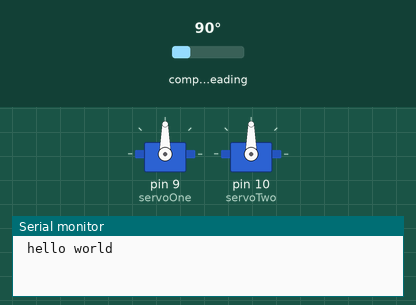
Simulated run of this sketch. Board: Arduino Uno, built with avr-gcc and run on an emulated ATmega328P. On the bench: 2 × servo, the last lines printed to the serial monitor. Wiring (inferred from the names in the program): HMC5883L compass at I2C address 0x1E. The test bench sets the inputs (shaded band); at power-on: compass heading 90°.

Above: at 0.01 s.
At 1.2 s:
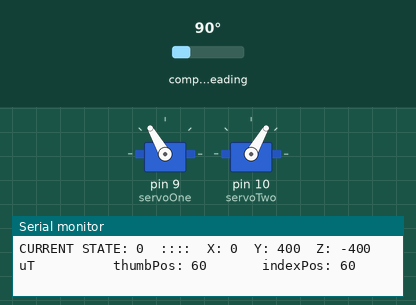
1.3 s: compass heading set to 7°
4.3 s: compass heading set to 90°
Timing chart, 0 to 7.3 s (numbered marks = the images above; inputs shaded):
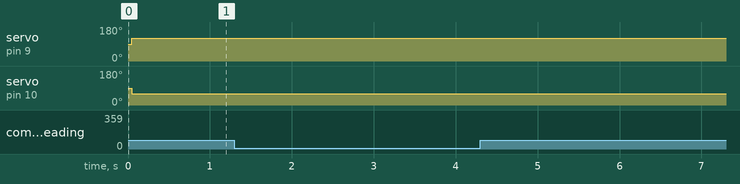

The sketch:

final_demo.ino
```cpp
/***************************************************************************
  Author: Sumner Norman
  This demonstration code will facilitate the use of the magnetometer as
  an input device that controls the output to the servos for the Robotic
  Hand Extension Device (RHED).
 ***************************************************************************/

#include <Servo.h>
#include <Wire.h>
#define address 0x1E  //0011110b, I2C 7bit address of HMC5883
Servo servoOne;       // thumb servo
Servo servoTwo;       // index finger servo

/* Global vars go here */
int state = 0;                        // state machine variable
int thumbPos = 0;                     // servo position
int indexPos = 0;                     // servo position
int x,y,z;                            // triple axis data
float lastZ = 0;                      // last Z reading from magnetometer
unsigned long lastReset = 0;          // last reset time
const float zThreshold = 200;         // change in Z needed for new position
const long resetThreshold = 1500;     // reset threshold
const int flex = 60;                  // flex servo position
const int extend = 120;               // extend servo position

int demoState = 1;                    // for demo purposes only

/******************** update magnetometer function ************************/
void updateMag(void){
  //Tell the HMC5883L where to begin reading data
  Wire.beginTransmission(address);
  Wire.write(0x03); //select register 3, X MSB register
  Wire.endTransmission();
 //Read data from each axis, 2 registers per axis
  Wire.requestFrom(address, 6);
  if(6<=Wire.available()){
    x = Wire.read()<<8;  //X msb
    x |= Wire.read();    //X lsb
    z = Wire.read()<<8;  //Z msb
    z |= Wire.read();    //Z lsb
    y = Wire.read()<<8;  //Y msb
    y |= Wire.read();    //Y lsb
  }
  //Print out values of each axis
  Serial.print("X: ");   Serial.print(x);
  Serial.print("  Y: "); Serial.print(y);
  Serial.print("  Z: "); Serial.print(z);
  Serial.print(" uT          ");
}

/******************** find maximum value of 1x3 array **********************/
int maxInd(int *dataIn){
  int  index = 0;
  for (int i=1; i<=2; i++){
    if (dataIn[i] > dataIn[i-1]){
      index = i;
    }
  }
  Serial.print("MAXIMUM INDEX IS   "); Serial.print(index);

  /* demo state machine here */
  if (demoState == 3){
    demoState = 1;
  } else {
    demoState = demoState+1;
  }
  index = demoState;
  /* end demo state machine */

  return index;
}

/******************************* setup *************************************/
void setup(void)
{
  /* Attach the servo */
  servoOne.attach(9);
  servoTwo.attach(10);

  //Initialize Serial and I2C communications
  Serial.begin(9600);
  Wire.begin();
  //Put the HMC5883 IC into the correct operating mode
  Wire.beginTransmission(address);  //open communication with HMC5883
  Wire.write(0x02);                 //select mode register
  Wire.write(0x00);                 //continuous measurement mode
  Wire.endTransmission();

  Serial.println(" hello world ");
}

/************************** main loop **************************************/
void loop(void)
{
  /* print current state (for debugging purposes) */
  Serial.print("CURRENT STATE: "); Serial.print(state); Serial.print("  ::::  ");

  /* Update the sensor readings*/
  updateMag();

  /* state machine */
  switch (state) {
    case 0: // both flexed
      thumbPos = flex;
      indexPos = flex;
      // if the ring is in proximity and we have passed the reset time...
      if(abs(z - lastZ) > zThreshold && millis()-lastReset > resetThreshold){
        lastReset = millis();     // reset timer reset
        int magVals[3] = {x, y, z};
        state = maxInd(magVals); // determine next state based on max reading
        Serial.print(", NEW STATE IS "); Serial.println(state);
      }
      break;
    case 1: // thumb flex, index extend
      thumbPos = flex;
      indexPos = extend;
      if (millis()-lastReset > resetThreshold){
        lastReset = millis();     // reset timer reset
        state = 0;
      }
      break;
    case 2: // index extend, thumb flex
      thumbPos = extend;
      indexPos = flex;
      if (millis()-lastReset > resetThreshold){
        lastReset = millis();     // reset timer reset
        state = 0;
      }
      break;
    case 3: // both extended
      thumbPos = extend;
      indexPos = extend;
      if (millis()-lastReset > resetThreshold){
        lastReset = millis();     // reset timer reset
        state = 0;
      }
      break;
    default :
      state = 0;
    break;
  }

  /* update servo position */
  Serial.print("thumbPos: "); Serial.print(thumbPos); Serial.print("       ");
  Serial.print("indexPos: "); Serial.print(indexPos); Serial.println(" ");
  // swap thumb position values (servo is physically reversed in real life)
  if (thumbPos == flex){
    thumbPos = extend;
  }else {
    thumbPos = flex;
  }
  servoOne.write(thumbPos);
  servoTwo.write(indexPos);
  delay(15);

  /* save last Z value */
  lastZ = z;
}
```
